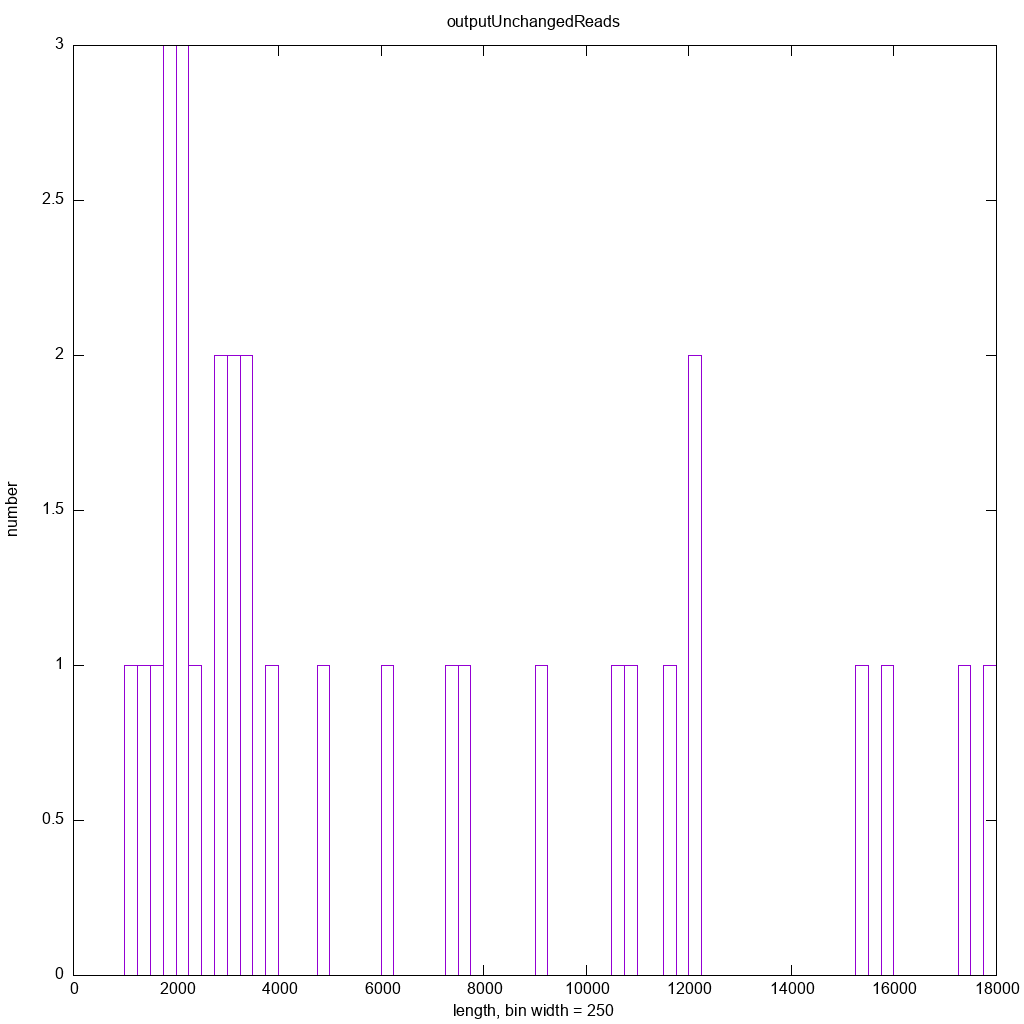

Recreate this plot in gnuplot.
set title 'outputUnchangedReads'
set xlabel 'length, bin width = 250'
set ylabel 'number'

binwidth=250
set boxwidth binwidth
bin(x,width) = width*floor(x/width) + binwidth/2.0

set terminal png size 1024,1024
set output './ecoli-80.1.trimReads.outputUnchangedReads.png'
plot [] [0:] './ecoli-80.1.trimReads.outputUnchangedReads.dat' using (bin($1,binwidth)):(1.0) smooth freq with boxes title ''
